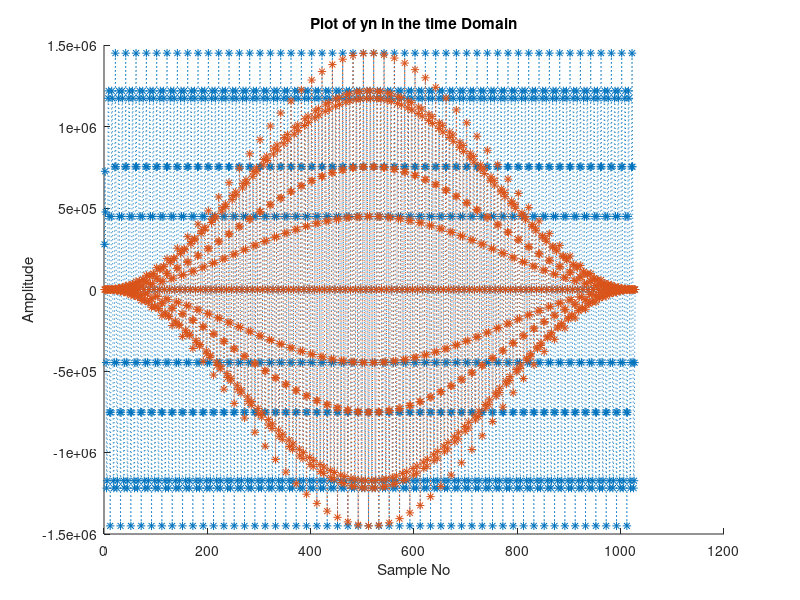
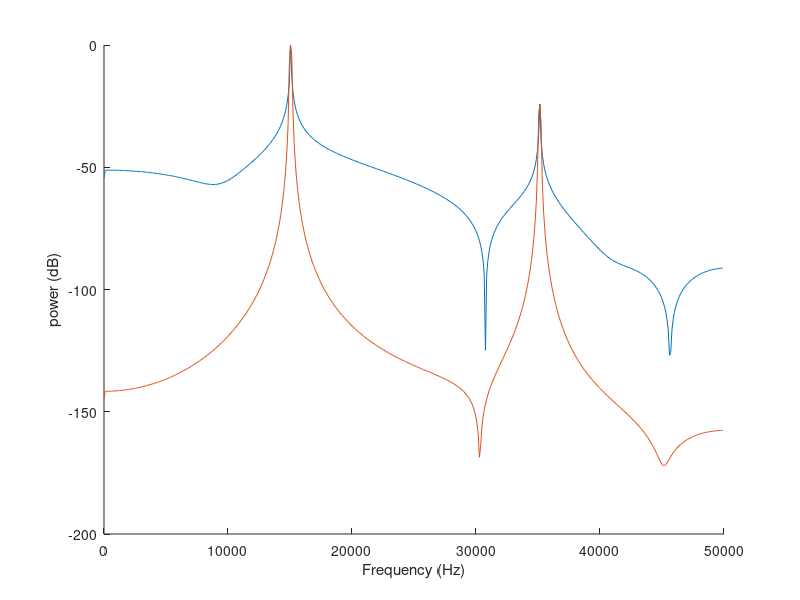

The MATLAB script that drew these images, in order:
%--------------------------------------------------------------------------
% University of Limerick - Dept. of Electronic and Computer Engineering
%--------------------------------------------------------------------------
% filename: Lab5 - CE4187_DSP_18220975_Lab5.m
%
% purpose: Convolution and Discrete Fourier Transform
%
% created by: Tom Meehan
% created on: 14 October 2021
%
%--------------------------------------------------------------------------
% Copyright 2021 University of Limerick
%--------------------------------------------------------------------------

clc
clear all
close all

%--------------------------------------------------------------------------
% Part 1: Plot to output yn in time domain for N = 1024 samples
%--------------------------------------------------------------------------

% Set Variables
f1 = 10000;
f2 = 25000;
fs = 100000;
N = 1024;
n_range = [1:1:N];
A = 2048;
hn = [0.1125 0.2941 0.3750, 0.2941, 0.1125];

% Create signals x1 and x2
x1 = A*sin(2*pi*f1*([1:1:N]/fs));
x2 = A*sin(2*pi*f2*([1:1:N]/fs));

% Multiply the signals to create xn
xn = x1.*x2;

% Convlute xn and hn
yn = conv(xn,hn);

% Plot yn in the time domain
figure(1)
hold on
plot(yn,'*:')
title('Plot of yn in the time Domain')
xlabel('Number of Samples');
ylabel('Amplitude');

%--------------------------------------------------------------------------
% Part 2: Find the fft of yn and plot the single sided power spectrum
%--------------------------------------------------------------------------

% perform DFT with Matlab fft command
Yk = fft(yn);

% obtain power from multiplication with complex conjugate
PY = Yk.*conj(Yk);

% double all values except for DC for single sided spectrum
PY(2:N) = 2.*PY(2:N);

% normalise the FFT to the highest coefficient value (not including DC)
PY = PY/max(PY(2:N));

% convert to dB
PY = 10*log10(PY);

% generate frequency bins
F_vals = ([0:N-1]/N)*fs;

% plot Power Spectrum
figure(2)
hold on

% display frequencies to Fs/2
plot(F_vals(1:N/2),PY(1:N/2))
xlabel('Frequency (Hz)')
ylabel('power (dB)')

% Introduce a hann window
Wh = hann(N+4);
yn2 = yn.*Wh';

figure(1)
hold on
plot(yn2,'*:');
xlabel('Sample No');
ylabel('Amplitude');

% perform DFT with Matlab fft command
Yk2 = fft(yn2);

% obtain power from multiplication with complex conjugate
PY = Yk2.*conj(Yk2);

% double all values except for DC for single sided spectrum
PY(2:N) = 2.*PY(2:N);

% normalise the FFT to the highest coefficient value (not including DC)
PY = PY/max(PY(2:N));

% convert to dB
PY = 10*log10(PY);

% generate frequency bins
F_vals = ([0:N-1]/N)*fs;

% plot Power Spectrum
figure(2)
hold on

% display frequencies to Fs/2
plot(F_vals(1:N/2),PY(1:N/2))
xlabel('Frequency (Hz)')
ylabel('power (dB)')